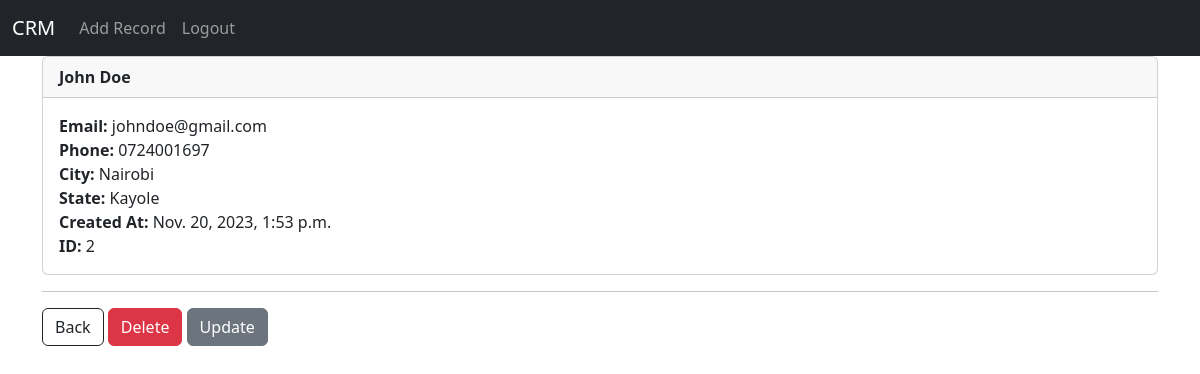
The page /record/2 (signed in) on the database its author committed.
### website/models.py (models this page shows, shortened)
class Record(models.Model):
    created_at = models.DateTimeField(max_length=50, auto_now_add=True)
    first_name = models.CharField(max_length=50)
    last_name = models.CharField(max_length=50)
    email = models.EmailField(max_length=50, default=True)
    phone = models.CharField(max_length=50)
    address = models.CharField(max_length=50)
    city = models.CharField(max_length=50)
    state = models.CharField(max_length=50)

### website/views.py (the view)
# urls.py: path('record/<int:pk>', views.customer_record, name='record'),
def customer_record(request, pk):
    if request.user.is_authenticated:
        customer_record = Record.objects.get(id=pk)
        return render(request, 'record.html', {'customer_record': customer_record})
    else:
        messages.success(request, "You must be logged in...!")
        return redirect('home')

### templates/record.html
{% extends 'base.html' %} {% block content %}
<div class="card">
    <div class="card-header">
        <strong>{{ customer_record.first_name }} {{ customer_record.last_name }}</strong>
    </div>
    <div class="card-body">
        <p class="card-text">
            <strong>Email:</strong> {{ customer_record.email }}<br>
            <strong>Phone:</strong> {{ customer_record.phone }}<br>
            <strong>City:</strong> {{ customer_record.city }}<br>
            <strong>State:</strong> {{ customer_record.state }}<br>
            <strong>Created At:</strong> {{ customer_record.created_at }}<br>
            <strong>ID:</strong> {{ customer_record.id }}<br>
        </p>
    </div>
</div>
<hr>
<a href="{% url 'home' %}" class="btn btn-outline-dark">Back</a>
<a href="{% url 'delete_record' customer_record.id %}" class="btn btn-danger">Delete</a>
<a href="{% url 'update_record' customer_record.id %}" class="btn btn-secondary">Update</a> {% endblock %}

### rows shown on the page
Record: first_name "John", last_name "Doe", email "johndoe@gmail.com", phone "0724001697", city "Nairobi", state "Kayole", created_at "Nov. 20, 2023, 1:53 p.m.", id "2"
